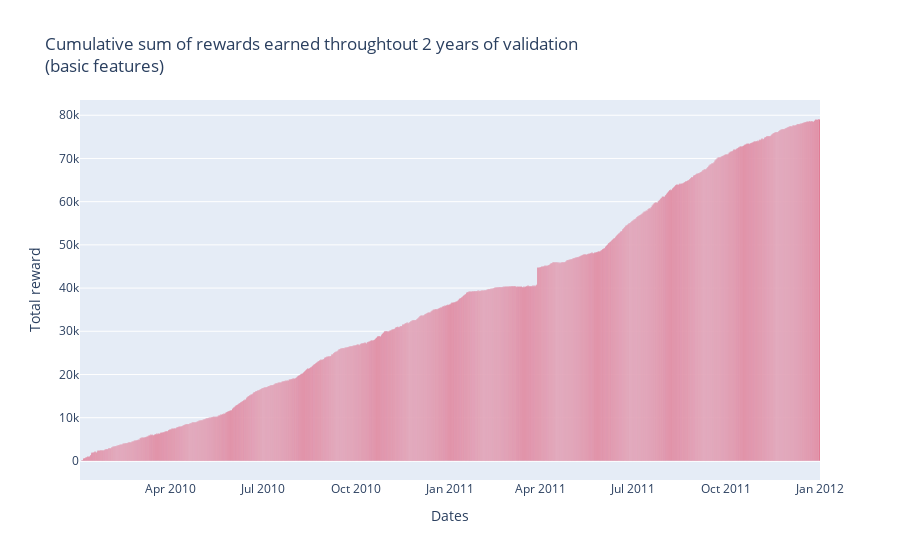

The notebook cell this image was saved under:
### Markdown cell above
### Cumulative sum of rewards

### Code cell
#loading results for cumulative reward
cum_rew_small=pd.read_csv('archived_results/ddqn_small/cummulative_rewards.csv')

# Cumlative sum of rewards plot
fig = cumsum_plot_final(cum_rew_small, False)
# WARNING! It will overwrite the previous plot (on different data)
fig.write_image("./plots/final/ddqn_small_cumsum_reward_plot.png", scale=5)
fig.show()

### Figure 1 — Plotly figure (JSON) as saved in the notebook; plotly's stock layout.template omitted (floating-point values rounded to 4 significant figures; data arrays with more than 128 entries replaced by an {"elided": "..."} marker saying what was removed)
{"data": [{"alignmentgroup": "True", "hovertemplate": "Dates=%{x}<br>Total reward=%{y}<extra></extra>", "legendgroup": "", "marker": {"color": "crimson", "pattern": {"shape": ""}}, "name": "", "offsetgroup": "", "orientation": "v", "showlegend": false, "textposition": "auto", "type": "bar", "x": {"elided": "730 str values"}, "xaxis": "x", "y": {"elided": "730 float values"}, "yaxis": "y"}], "layout": {"bargap": 0.02, "barmode": "relative", "legend": {"tracegroupgap": 0}, "title": {"text": "Cumulative sum of rewards earned throughtout 2 years of validation<br>(basic features)"}, "xaxis": {"anchor": "y", "domain": [0, 1], "title": {"text": "Dates"}}, "yaxis": {"anchor": "x", "domain": [0, 1], "title": {"text": "Total reward"}}}}
